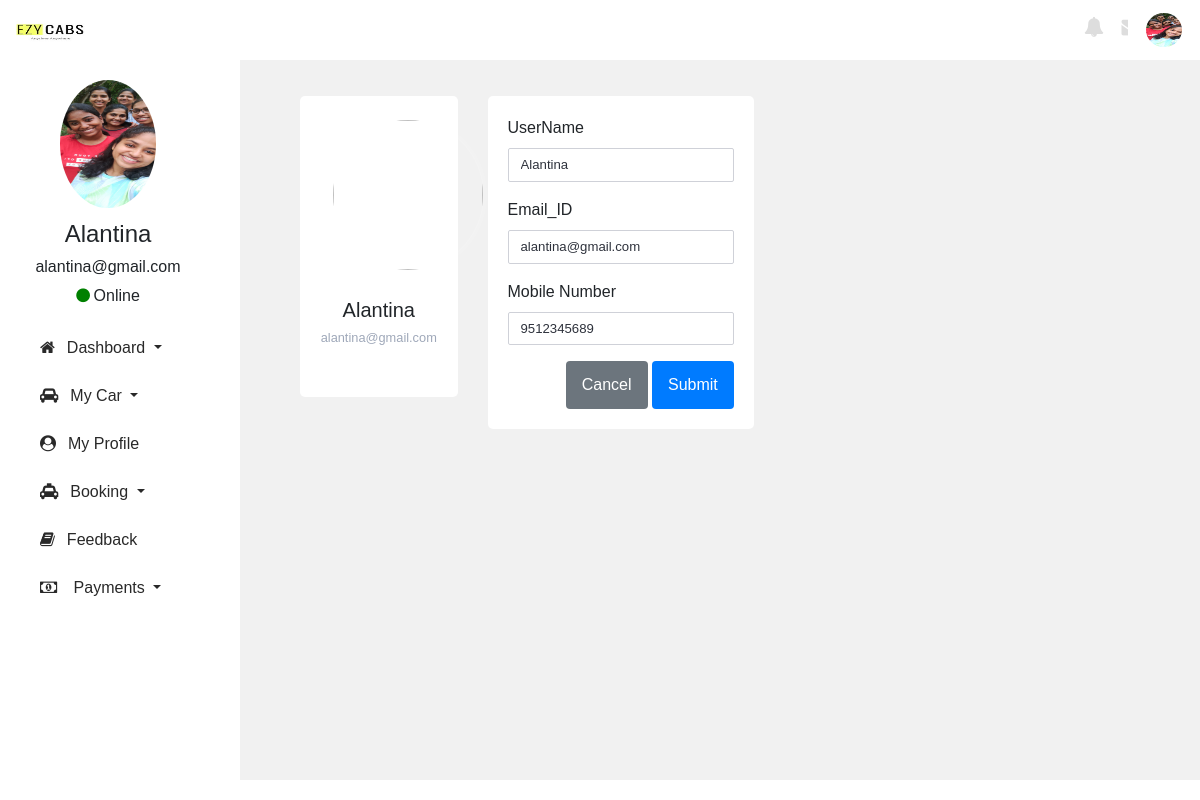
/pages/trail.php (signed in), run on the app's committed database.
### tables this page shows
CREATE TABLE `register` (
  `id` int(5) NOT NULL,
  `username` varchar(50) NOT NULL,
  `email` varchar(100) NOT NULL,
  `password` varchar(50) NOT NULL,
  `mobile` bigint(10) NOT NULL,
  `profile_pic` varchar(200) NOT NULL,
  `type` int(3) NOT NULL,
  `status` int(2) NOT NULL
);

### pages/trail.php (the view, shortened to what this page needs)
<?php
if (isset($_SESSION["session_id"]) != session_id()) {
  header("Location:home.php");
  die();
} else {
  include 'dbcon.php';
  $currentUserId = $_SESSION['userId'];
?>
  <!doctype html>
  <html lang="en">
  <head>
    <link rel='stylesheet' href='https://cdn.jsdelivr.net/npm/sweetalert2@7.12.15/dist/sweetalert2.min.css'>
    <link rel="stylesheet" href="https://cdn.jsdelivr.net/npm/bootstrap@4.0.0/dist/css/bootstrap.min.css">
    <link rel="stylesheet" href="https://cdnjs.cloudflare.com/ajax/libs/font-awesome/4.7.0/css/font-awesome.min.css">
    <link rel="stylesheet" href="../css/style.css">
  </head>
  <body>
    <?php
    include "../assets/templates/driversidebar.php";
    ?>
    <div class="profileupdate">
      <form action="#" method="POST" enctype="multipart/form-data">
        <?php
        $sql = "SELECT * FROM register WHERE id = $currentUserId";
        $result = mysqli_query($con, $sql);
        $row = mysqli_fetch_assoc($result);
        $name = $row['username'];
        $email = $row['email'];
        $mobile = $row['mobile'];
        ?>
        <div class="container-profile">
          <div class="row gutters">
            <div class="col-xl-3 col-lg-3 col-md-12 col-sm-12 col-12">
              <div class="card h-70 w-100">
                <div class="card-body">
                  <div class="account-settings">
                    <div class="user-profile">
                      <div class="profile-pic pr-4">
                        <label class="-label" for="file">
                          <span class="glyphicon glyphicon-camera"></span>
                          <span>Change Image</span>
                        </label>
                        <?php
                        echo '
  <input id="file" type="file"name="uploadfile"  onchange="loadFile(event)"/>
  <img src="./assets/uploads/' . $propic . '" alt="" id="upload"accept="image/x-png,image/jpeg" width="200" />
</div><br>
				<h5 class="user-name">' . $name . '</h5>
				<h6 class="user-email">' . $email . '</h6>
			</div>
		</div>
	</div>
</div>
</div>
<div class="col-xl-9 col-lg-9 col-md-12 col-sm-12 col-12">
<div class="card h-70 w-50">
	<div class="card-body">
			<div class="form-group">
              <label for="location">UserName</label>
              <input type="text" name="uname" id="uname" value="' . $name . '" class="form-control" autocomplete="off">
            </div>
			<div class="form-group">
              <label for="location">Email_ID</label>
			  <input type="email" name="email" id="email" value="' . $email . '" class="form-control" autocomplete="off">
            </div>
			<div class="form-group">
              <label for="location">Mobile Number</label>
			  <input type="text" name="mobile" id="mob" value="' . $mobile . '" class="form-control" autocomplete="off" oninput="javascript: if (this.value.length > this.maxLength) this.value = this.value.slice(0, this.maxLength);" maxlength="10">
            </div>' ?>
                        <div class="row gutters">
                          <div class="col-xl-12 col-lg-12 col-md-12 col-sm-12 col-12">
                            <div class="text-right">
                              <button type="button" id="submit" name="submit" class="btn btn-secondary">Cancel</button>
                              <input type="submit" id="submit" name="proUpdate" class="btn btn-primary"></input>
                            </div>
                          </div>
                        </div>
                      </div>
                    </div>
                  </div>
                </div>
              </div>
      </form>
    </div>
  </body>
  </html>
<?php
}
?>

### css/style.css (style rules this page uses)
* { box-sizing: border-box; }
body { font-family: Arial, Helvetica, sans-serif; margin: 0%; padding: 0%; }
.btn { border: none; color: white; padding: 12px 16px; font-size: 16px; cursor: pointer; }
.account-settings .user-profile { margin: 0 0 1rem 0; padding-bottom: 1rem; text-align: center; }
.account-settings .user-profile h5.user-name { margin: 0 0 0.5rem 0; }
.account-settings .user-profile h6.user-email { margin: 0; font-size: 0.8rem; font-weight: 400; color: #9fa8b9; }
.form-control { border: 1px solid #cfd1d8; -webkit-border-radius: 2px; -moz-border-radius: 2px; border-radius: 2px; font-size: .825rem; background: #ffffff; color: #2e323c; }
.card { background: #ffffff; -webkit-border-radius: 5px; -moz-border-radius: 5px; border-radius: 5px; border: 0; margin-bottom: 1rem; }
.profile-pic { width: 200px; max-height: 200px; display: inline-block; }
img { max-width: 100%; height: auto; }

### pages/trail.php (style rules this page uses)
.profileupdate { width: 60vw; height: 50vh; position: absolute; top: 8vw; left: 25vw; }
.profile-pic { color: transparent; transition: all 0.3s ease; display: flex; justify-content: center; align-items: center; position: relative; transition: all 0.3s ease; }
.profile-pic img { margin: 0vw; position: absolute; object-fit: cover; width: 150px; height: 150px; box-shadow: 0 0 10px 0 rgba(255, 255, 255, 0.35); border-radius: 100px; z-index: 0; }
.profile-pic .-label { cursor: pointer; height: 150px; width: 150px; }
.profile-pic span { display: inline-flex; padding: 0.2em; height: 2em; }

### data on the page
register: username "Alantina", email "alantina@gmail.com", uname "Alantina", mobile "9512345689"

### other printed values
$uname "Alantina"
$email "alantina@gmail.com"
